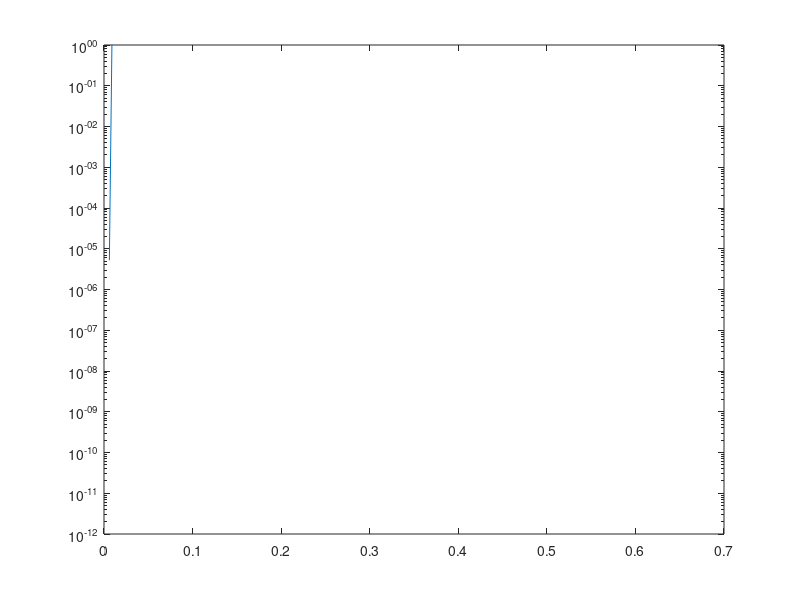

This figure's MATLAB source: (Note: this script raises an error after producing the figure.)
% Produce the runaway electron fraction plots

% Calculate the relativistic and non-relativistic runaway electron rates
% from what is in Franz's thesis (pg 71 - which comes from Connor and Hastie, Nucl.
% Fusion, 15:415, 1975).

clear all;

cgs.e = 4.803e-10;
cgs.m_e = 9.109e-28;
cgs.c = 2.997e10;
cgs.amu = 1.66e-24;
cgs.kB = 1.38e-16;

SI.e = 1.602e-19;
SI.c = 3e8;
SI.m_e = 9.1e-31;
SI.amu = 1.66e-27;
SI.eps0 = 8.854e-12;
SI.kB = 1.38e-23;

Z_b = 1;
T_e_eV = 0.5e3;
T_e_K = T_e_eV * 11605;
coulomb_ln = 20;

% calculate Dreicer E field in cgs

cgs.n_e = 5e13;
cgs.ln_hat_ee = coulomb_ln;%23.5-log(cgs.n_e^(1/2)*cgs.T_e_eV^(-5/4))-sqrt(10^-5+((log(cgs.T_e_eV)-2)^2)/16);
cgs.th_e = cgs.m_e * cgs.c^2 / (T_e_eV);
% cgs.v_th = 4.19e7*T_e_eV^(1/2);
cgs.v_th = sqrt(cgs.kB*T_e_K/cgs.m_e);
cgs.E_D = 4*pi * cgs.e^3 * cgs.n_e * cgs.ln_hat_ee / (cgs.m_e * cgs.v_th^2); % from Connor Hastie 1975
cgs.E_R = 4*pi*cgs.n_e*cgs.e^3*cgs.ln_hat_ee/(cgs.m_e*cgs.c^2);
disp(['Dreicer V/m (from cgs): ',num2str(cgs.E_D*300*100)]);
disp(['E_R V/m (from cgs): ',num2str(cgs.E_R*300*100)]);
disp(['E_R V/m (from cgs 2): ',num2str(cgs.E_D*300*100*cgs.kB*T_e_K/(cgs.m_e*cgs.c^2))]);

% calculate Dreicer E field in SI

SI.n_e = cgs.n_e*1e6;
SI.v_th = sqrt(T_e_eV*SI.e/SI.m_e);
SI.ln_hat_ee = coulomb_ln;
SI.E_D = 1/(4*pi*SI.eps0^2) * SI.n_e * SI.e^3 * SI.ln_hat_ee / (SI.m_e * SI.v_th^2);
disp(['Dreicer V/m (from SI): ', num2str(SI.E_D)]);

% calculate the RE production rate

cgs.nu_ee2 = 4*pi * cgs.n_e * cgs.e^4 * cgs.ln_hat_ee / (cgs.th_e^(3/2) * cgs.m_e^3 * cgs.c^3);
cgs.nu_ee = 4*pi * cgs.n_e * cgs.e^4 * cgs.ln_hat_ee / (cgs.m_e^2 * cgs.v_th^3);
disp(['nu_ee 1/s (from cgs): ',num2str(cgs.nu_ee)]);
disp(['nu_ee 1/s (from cgs 2): ',num2str(cgs.nu_ee2)]);

Cn = 1;

% Franz
T1 = @(E,Z_b) Cn .* cgs.nu_ee .* (E ./ cgs.E_D).^(3/16*Z_b+1);
T2 = @(E,Z_b) exp(-cgs.E_D./(4.*E)-sqrt((1+Z_b).*cgs.E_D./E));

% Connor & Hastie
T1 = @(E,Z_b) Cn .* cgs.n_e * cgs.nu_ee * (E/cgs.E_D)^(-3/8);
T2 = @(E,Z_b) exp(-cgs.E_D/(4*E)-sqrt(2*cgs.E_D/E));

Snr = @(E,Z_b) T1(E,Z_b) .* T2(E,Z_b);

% Scan over E/E_D (0 to 0.6) for Zb=1 - compare with Fig 9 (pg 68) of Franz

N = 100;
ratio = linspace(0.,0.6,N);
Z_b = 1;
for i=1:N
   res(i) = Snr(ratio(i)*cgs.E_D,Z_b);
end

figure
semilogy(ratio,res);
ylim([1e-12 1]);


N2 = 25;
ratio2 = linspace(0.,0.6,N2);
for i=1:N2
   args.E = ratio2(i)*2;%E_D; 
   disp(i);
   [~,~,~,~,~,outputs(i)] = asgard(@fokkerplanck2_complete_div,'timestep_method','BE','num_steps',10,'dt',1.0,'deg',4,'lev',4,'case',5,'cmd_args',args,'quiet',true,'calculate_mass',true);
   for t=1:numel(outputs(i).time_array)
       pgrid = outputs(i).nodes_t{t}{1};
       zgrid = outputs(i).nodes_t{t}{2};
       f = outputs(i).f_realspace_nD_t{t};
       p2d = repmat(pgrid',1,numel(f(1,:)))';
       p_cutoff = numel(pgrid)/3;
       
       coord = get_realspace_coords(outputs(i).pde,outputs(i).nodes_t{t});
       M1(i,t) = calculate_mass(outputs(i).pde,outputs(i).opts,coord,f(:));
       f(:,1:p_cutoff)=0;
       M2(i,t) = calculate_mass(outputs(i).pde,outputs(i).opts,coord,f(:));
       %M1(i,t) = trapz(zgrid,trapz(pgrid,p2d.^2 .* f,2));
       %M2(i,t) = trapz(zgrid,trapz(pgrid(p_cutoff:end),p2d(:,p_cutoff:end).^2 .* f(:,p_cutoff:end),2));
   end 
%    figure
%    plot(outputs(i).time_array,M1(i,:));
%    hold on
%    plot(outputs(i).time_array,M2(i,:));
%    hold off
end

figure
semilogy(ratio,res*1e60);
ylim([1e-12 1]);
hold on
semilogy(ratio2,M2(:,end)*2e-2);
hold off


% Scan over Zb (1 to 10) for E=0.08*E_D - compare with Fig 11 (pg 69) of
% Franz

disp('');

